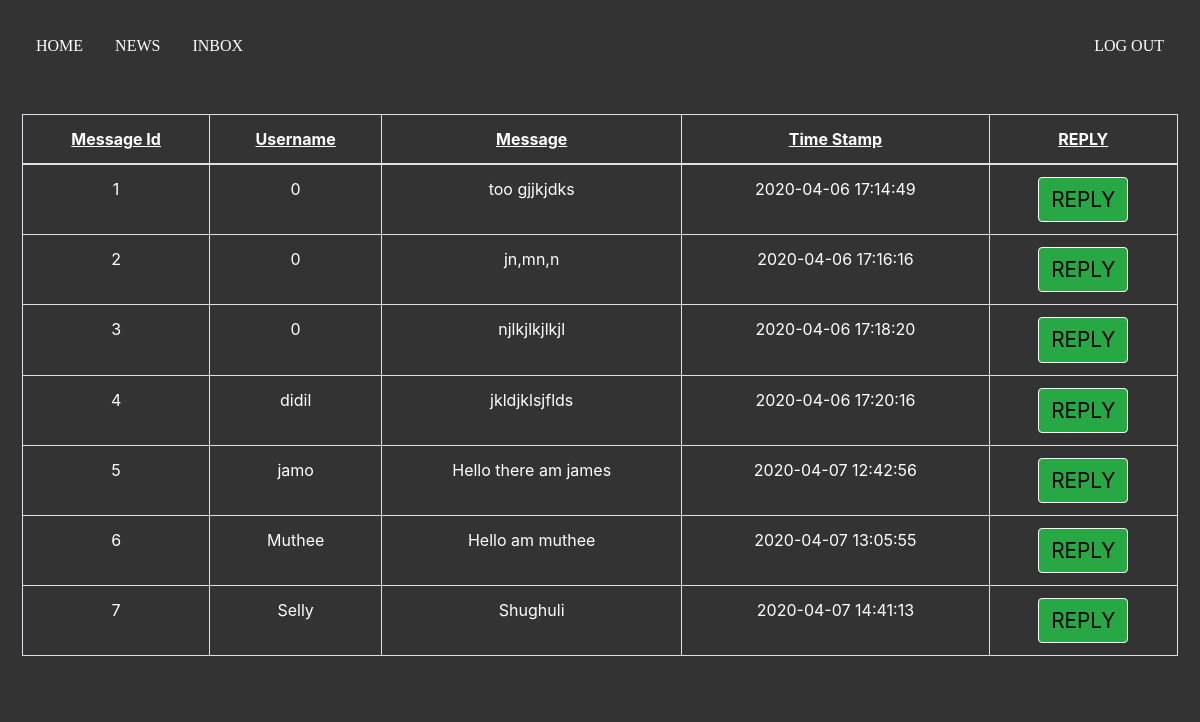
The page /adminBox.php on the database its author committed.
### tables this page shows
CREATE TABLE `studentmessages` (
  `msg_id` int(11) NOT NULL,
  `username` varchar(30) NOT NULL,
  `message` varchar(200) NOT NULL,
  `date` timestamp NOT NULL DEFAULT current_timestamp() ON UPDATE current_timestamp()
);

### src/adminBox.php (the view, shortened to what this page needs)
<!DOCTYPE html>
<html lang="en">
  <head>
    <link rel="stylesheet" href="css/bootstrap.min.css">
    <link rel="stylesheet" href="css/sweetalert.css">
    <link rel="stylesheet" href="css/all.min.css" />
    <link rel="stylesheet" href="css/fontawesome.min.css" />
    <link rel="stylesheet" href="css/animate.min.css">
    <link rel="stylesheet" href="css/adminBox.css" />
    </head>
  </head>
  <body>
    <ul>
        <li><a href="studentDash.php">Home</a></li>
        <li><a href="news.html">News</a></li>
        <li><a href="inbox.php">Inbox</a></li>
        <li style="float: right;" class="trigger">
        <a href="logout.php">Log out</a>
        </li>
        </ul>
    <div class="formation">
            <?php
$conn = mysqli_connect("localhost", "root", "", "studentid");
$query = "SELECT * FROM studentmessages";
$query_run = mysqli_query($conn, $query);
?>
            <table
              class="table table-bordered"
              id="dataTable"
              width="100%"
              cellspacing="0"
            >
              <thead>
                <tr>
                  <th>Message Id</th>
                  <th>Username</th>
                  <th>Message</th>
                  <th>Time Stamp</th>
                  <th>REPLY</th>
                </tr>
              </thead>
              <tbody>
                <?php
if(mysqli_num_rows($query_run) >
                0) { while($row = mysqli_fetch_assoc($query_run)) { ?>
                <tr>
                  <td><?php echo $row['msg_id']; ?></td>
                  <td><?php echo $row['username']; ?></td>
                  <td><?php echo $row['message']; ?></td>
                  <td><?php echo $row['date']; ?></td>
                  <td>
                    <form action="replymessages.php" method="POST">
                      <button
                        type="submit"
                        name="edit_btn"
                        class="btn btn-success"
                      >
                        REPLY
                      </button>
                    </form>
                  </td>
                </tr>
                <?php
}
}
else
{
echo "No record was found";
}
?>
              </tbody>
            </table>
          </div>
  </body>
</html>

### src/css/adminBox.css (style rules this page uses)
body { background-color: #333; height: 100vh; }
ul { list-style: none; margin: 20px; padding: 0; overflow: hidden; background-color: #333; }
li { float: left; }
li a { text-decoration: none; display: block; text-align: center; padding: 14px 16px; color: #fff; text-transform: uppercase; font-family: poppins; }
.formation { margin: auto; width: 100%; border: 2px solid #333; padding: 20px; text-align: center; }
table td { color: #fff; }
.btn { border: 1px solid #fff; font-size: 1.3rem; text-transform: capitalize; color: #000; }
table th { text-decoration: underline; color: #fff; }

### rows shown on the page
studentmessages: msg_id "1", username "0", message "too gjjkjdks", date "2020-04-06 17:14:49"
studentmessages: msg_id "2", username "0", message "jn,mn,n", date "2020-04-06 17:16:16"
studentmessages: msg_id "3", username "0", message "njlkjlkjlkjl", date "2020-04-06 17:18:20"
studentmessages: msg_id "4", username "didil", message "jkldjklsjflds", date "2020-04-06 17:20:16"
studentmessages: msg_id "5", username "jamo", message "Hello there am james", date "2020-04-07 12:42:56"
studentmessages: msg_id "6", username "Muthee", message "Hello am muthee", date "2020-04-07 13:05:55"
studentmessages: msg_id "7", username "Selly", message "Shughuli", date "2020-04-07 14:41:13"
